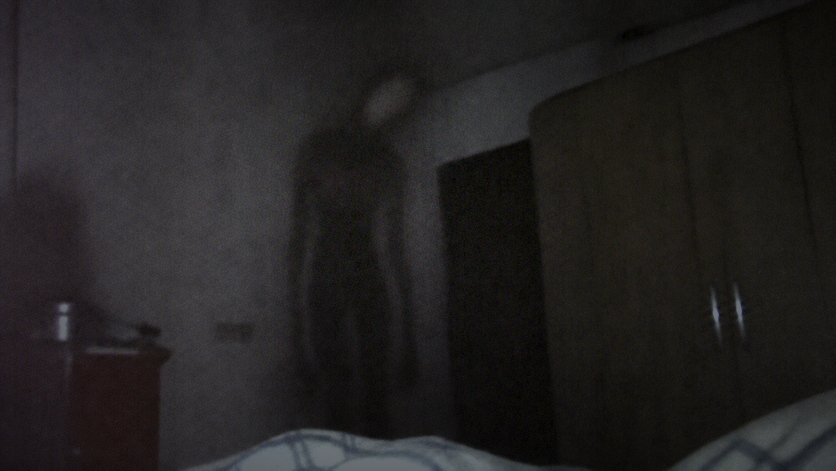
#> input picture video/episodios/ep04-medo-do-escuro/imagens/A10_dois_passos_clara.png, 1672 x 941 px (shown at 1/2 size)
$ python fazer_capas_shorts.py
#> lines starting #> are read from the running program, lines starting #| are printed output that depends on the picture
"""Capas dos 3 Shorts do Ep. 04 (1080x1920): UMA figura, alto contraste, 2–3 palavras em vermelho.
Texto na faixa segura do vertical (longe do rodapé e da coluna de botões). Uso: python3 fazer_capas_shorts.py"""
from pathlib import Path
import numpy as np
from PIL import Image, ImageDraw, ImageFilter, ImageFont

AQUI = Path(__file__).parent
EP = AQUI.parent
FONTE = str(AQUI.parents[2] / "painel" / "fontes" / "Anton-400-latin.ttf")
W, H = 1080, 1920


def base(arq, centro, zoom, ganho=1.0, gama=0.8):
#> called with arq = 'imagens/A10_dois_passos_clara.png', centro = (0.44, 0.5), zoom = 1, ganho = 0.95, gama = 1.5
    im = Image.open(EP / arq).convert("RGB")
#> im is the input picture: PIL image 1672x941 RGB; mean R, G, B 35.6, 33.6, 33.7
    s = max(W / im.width, H / im.height) * zoom
#> s = 2.04
    im = im.resize((round(im.width * s), round(im.height * s)), Image.LANCZOS)
#> im: PIL image 3412x1920 RGB
    cx, cy = centro[0] * im.width, centro[1] * im.height
#> cx = 1501.3; cy = 960
    l = int(min(max(0, cx - W / 2), im.width - W)); t = int(min(max(0, cy - H / 2), im.height - H))
#> after `l = int(min(max(0, cx - W / 2), im.width - W))`: l = 961
#> after `t = int(min(max(0, cy - H / 2), im.height - H))`: t = 0
    a = np.asarray(im.crop((l, t, l + W, t + H))).astype(np.float32) / 255
    lo, hi = np.percentile(a, [1, 99.7])
#> lo = 0.0314; hi = 0.443
    a = np.clip((a - lo) / (hi - lo), 0, 1) ** gama * ganho
    yy, xx = np.mgrid[0:H, 0:W]
    v = ((xx - W / 2) / (W / 2)) ** 2 + ((yy - H / 2) / (H / 2)) ** 2
    a *= (1 - 0.55 * np.clip(v / 2, 0, 1))[..., None]
    return Image.fromarray((np.clip(a, 0, 1) * 255).astype(np.uint8))


def texto(im, linhas, y, tam, cor=(232, 28, 36)):
    """Linhas centralizadas, com brilho vermelho e contorno preto."""
#> called with y = 1050, tam = 250, cor = (232, 28, 36)
    f = ImageFont.truetype(FONTE, tam)
    d = ImageDraw.Draw(im)
    pos, yy = [], y
    for ln in linhas:
        pos.append(((W - d.textlength(ln, font=f)) / 2, yy, ln)); yy += int(tam * 1.04)
#> after the loop, pos = [(264.8, 1050, 'NÃO'), (138.1, 1310, 'PISCA.')]; yy = 1570
    brilho = Image.new("RGBA", im.size, (0, 0, 0, 0)); db = ImageDraw.Draw(brilho)
#> after `brilho = Image.new('RGBA', im.size, (0, 0, 0, 0))`: brilho: PIL image 1080x1920 RGBA; every value is 0
    for x, yy, ln in pos:
        db.text((x, yy), ln, font=f, fill=cor + (255,))
#> this loop made 2 passes
    glow = brilho.filter(ImageFilter.GaussianBlur(20))
    im = Image.alpha_composite(Image.alpha_composite(im.convert("RGBA"), glow), glow)
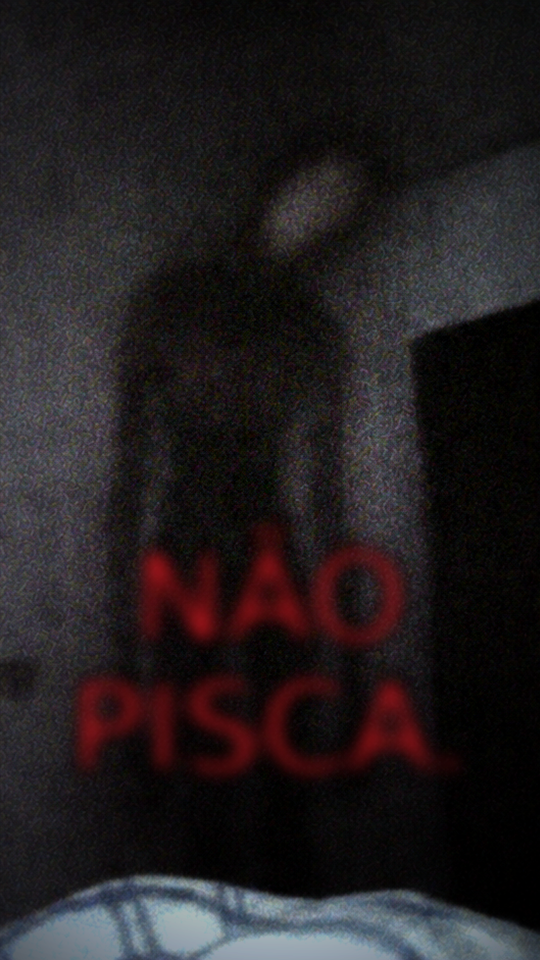
#> im: PIL image 1080x1920 RGBA (shown at 1/2 size); mean R, G, B, A 34.6, 29.6, 31.2, 255
    d = ImageDraw.Draw(im)
    for x, yy, ln in pos:
        d.text((x, yy), ln, font=f, fill=cor, stroke_width=5, stroke_fill=(0, 0, 0))
    return im.convert("RGB")


# 3 — a criatura a dois passos da cama
c3 = base("imagens/A10_dois_passos_clara.png", (0.44, 0.5), 1.0, ganho=0.95, gama=1.5)
texto(c3, ["NÃO", "PISCA."], 1050, 250).save(AQUI / "capa_short3_nao_pisca.jpg", quality=92)

# 1 — o caderno do seu Aurélio
c1 = base("imagens_reais/caderno_3.jpg", (0.55, 0.55), 1.15, ganho=0.8, gama=1.3)
#> call 2 of base, with arq = 'imagens_reais/caderno_3.jpg', centro = (0.55, 0.55), zoom = 1.15, ganho = 0.8, gama = 1.3
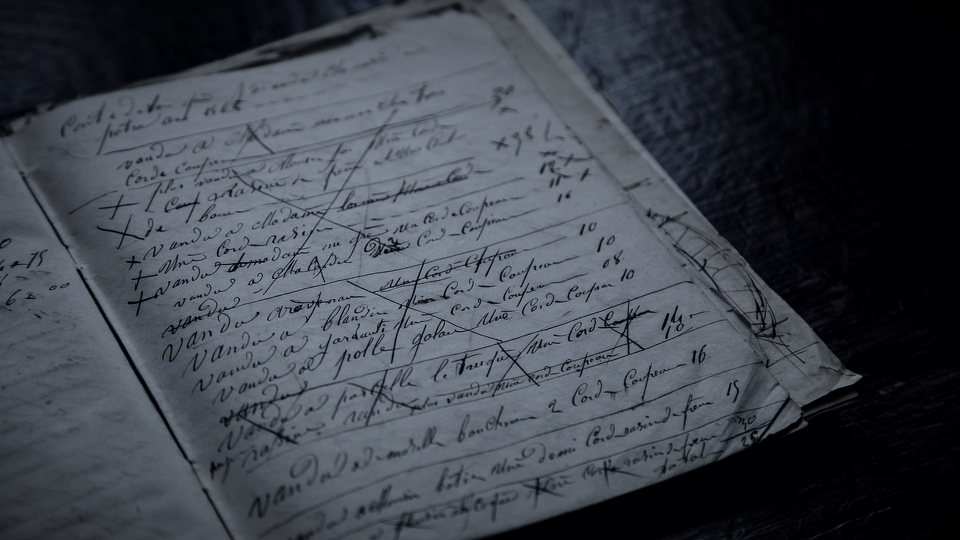
#> input picture video/episodios/ep04-medo-do-escuro/imagens_reais/caderno_3.jpg, 1920 x 1080 px (shown at 1/2 size)
#> in base, im is the input picture: PIL image 1920x1080 RGB; mean R, G, B 62.6, 67.5, 75.7
#> in base (call 2), `lo, hi = np.percentile(a, [1, 99.7])`: lo = 0; hi = 0.592
texto(c1, ["40 CM.", "ELA SORRIU."], 720, 200).save(AQUI / "capa_short1_o_caderno.jpg", quality=92)
#> call 2 of texto, with y = 720, tam = 200, cor = (232, 28, 36)
#> after the loop in texto (call 2), `for ln in linhas:`: pos = [(193.1, 720, '40 CM.'), (-97.02, 928, 'ELA SORRIU.')]; yy = 1136
#> the loop in texto (call 2), `for x, yy, ln in pos:` made 2 passes
#> in texto (call 2), `im = Image.alpha_composite(Image.alpha_composite(im.convert("RGBA"), g..`:
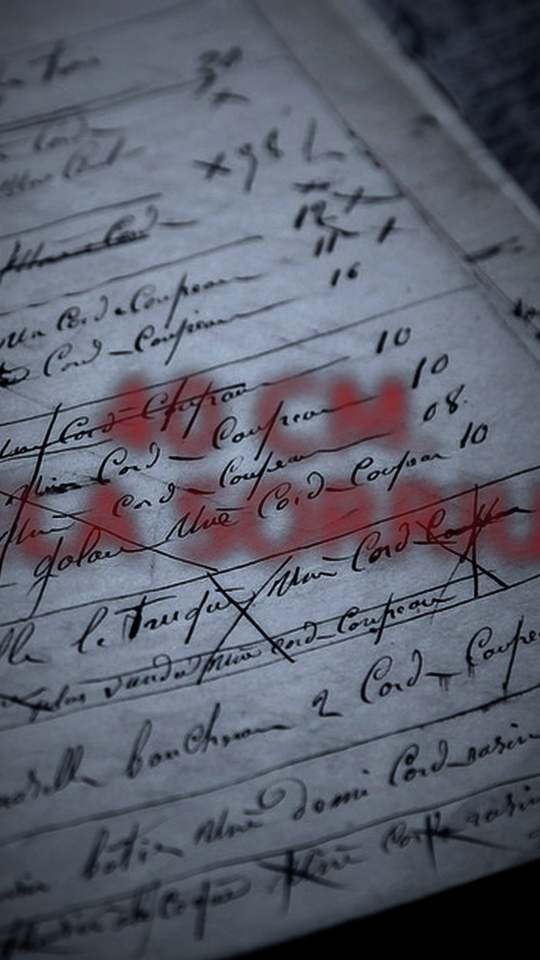
#> im: PIL image 1080x1920 RGBA (shown at 1/2 size); mean R, G, B, A 91.3, 95.8, 108.6, 255

# 2 — o seu Aurélio olhando para o canto
c2 = base("imagens/A07_aurelio.png", (0.58, 0.5), 1.0, ganho=1.15, gama=0.7)
#> call 3 of base, with arq = 'imagens/A07_aurelio.png', centro = (0.58, 0.5), zoom = 1, ganho = 1.15, gama = 0.7
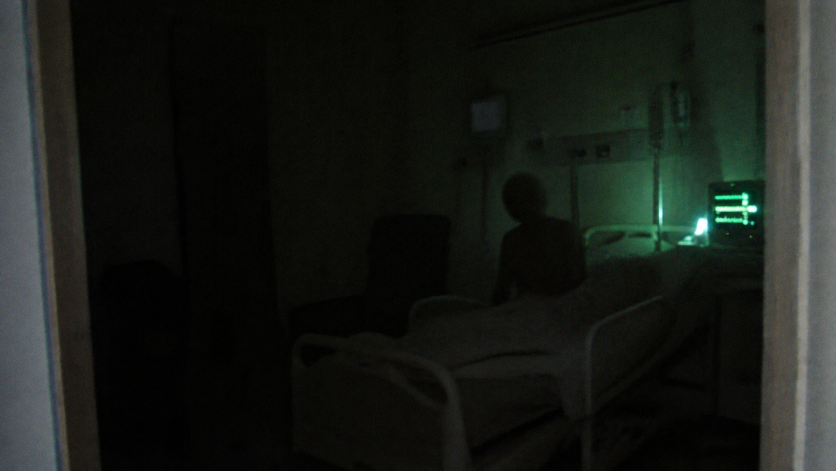
#> input picture video/episodios/ep04-medo-do-escuro/imagens/A07_aurelio.png, 1672 x 941 px (shown at 1/2 size)
#> in base, im is the input picture: PIL image 1672x941 RGB; mean R, G, B 24.1, 27.8, 23.6
#> in base (call 3), `a = np.asarray(im.crop((l, t, l + W, t + H))).astype(np.float32) / 255`:
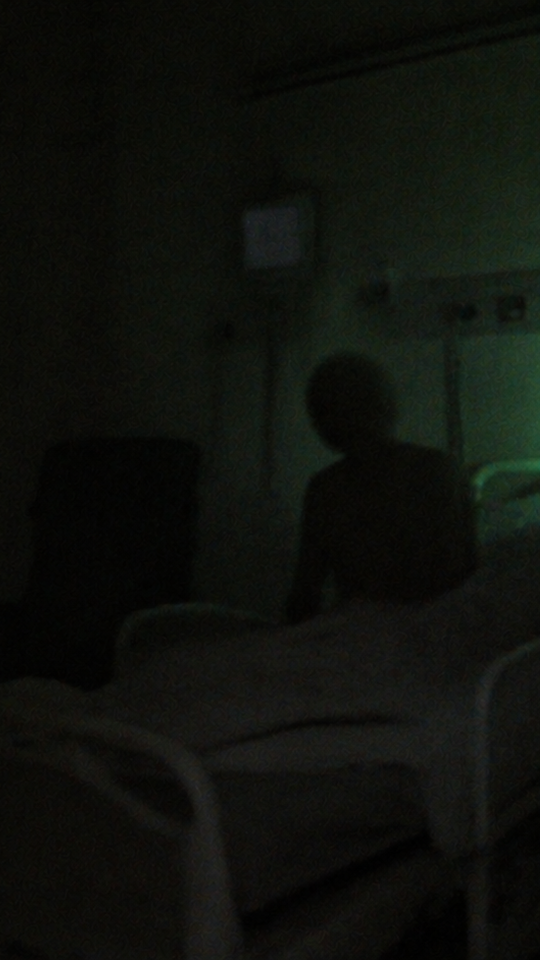
#> a: shape (1920, 1080, 3) float32 (shown at 1/2 size); mean R, G, B 0.0571, 0.0662, 0.0476
#> in base (call 3), `lo, hi = np.percentile(a, [1, 99.7])`: lo = 0.00784; hi = 0.216
#> in base (call 3), `a *= (1 - 0.55 * np.clip(v / 2, 0, 1))[..., None]`:
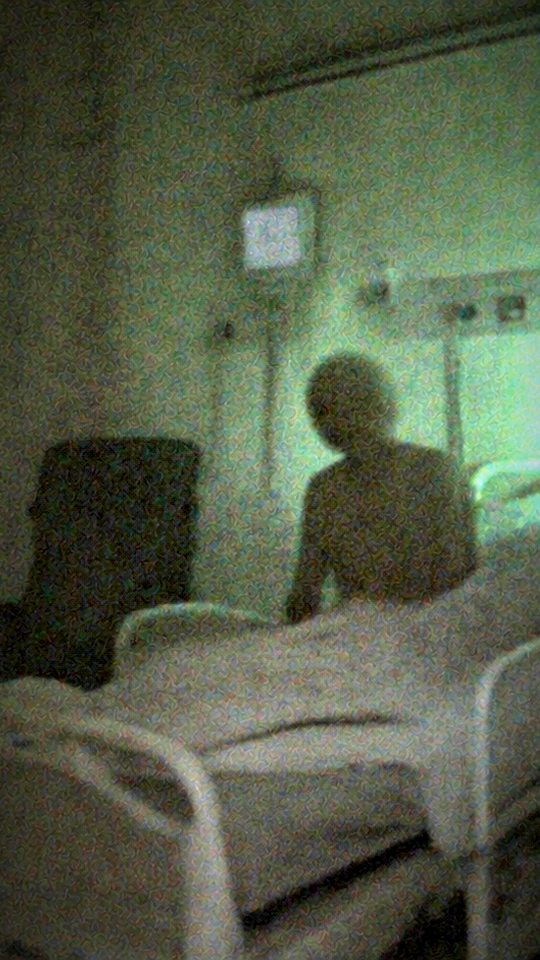
#> a: shape (1920, 1080, 3) float32 (shown at 1/2 size); mean R, G, B 0.33, 0.366, 0.278
texto(c2, ["VOCÊ APAGOU", "A LUZ."], 1120, 190).save(AQUI / "capa_short2_voce_apagou_a_luz.jpg", quality=92)
#> call 3 of texto, with y = 1120, tam = 190, cor = (232, 28, 36)
#> after the loop in texto (call 3), `for ln in linhas:`: pos = [(-152.1, 1120, 'VOCÊ APAGOU'), (233.5, 1317, 'A LUZ.')]; yy = 1514
#> the loop in texto (call 3), `for x, yy, ln in pos:` made 2 passes
#> in texto (call 3), `return im.convert("RGB")`:
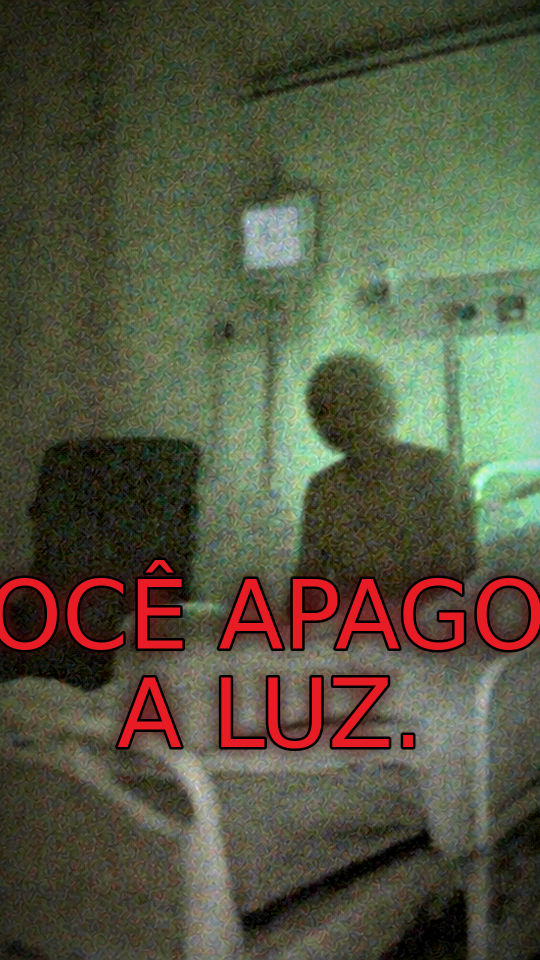
#> returned value: PIL image 1080x1920 RGB (shown at 1/2 size); mean R, G, B 85.4, 86.4, 65.6
print("ok")
